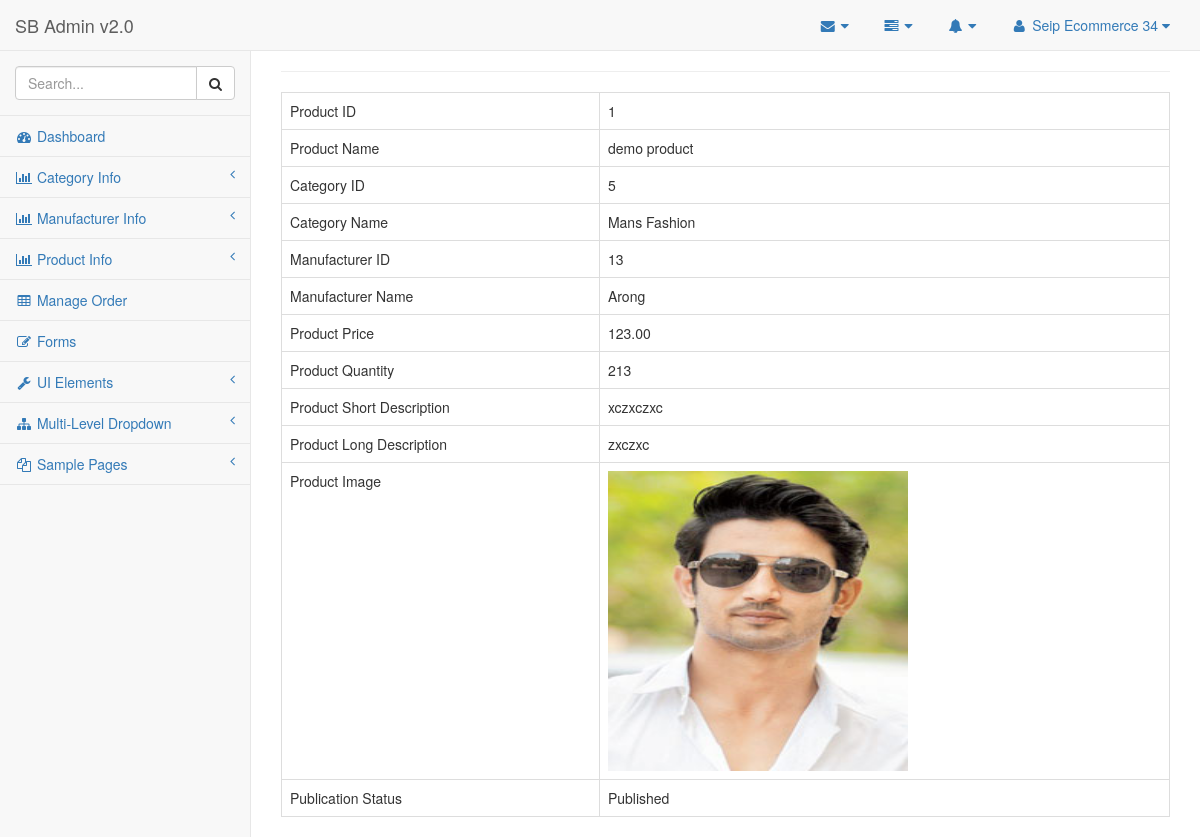
The app's page /admin/view_product.php?id=1 (signed in) with its own data.
### tables this page shows
CREATE TABLE `tbl_product` (
  `product_id` int(11) NOT NULL,
  `product_name` varchar(100) NOT NULL,
  `category_id` int(3) NOT NULL,
  `manufacturer_id` int(3) NOT NULL,
  `product_price` float(10,2) NOT NULL,
  `product_quantity` int(5) NOT NULL,
  `product_short_description` text NOT NULL,
  `product_long_description` text NOT NULL,
  `product_image` text NOT NULL,
  `publication_status` tinyint(1) NOT NULL
);

CREATE TABLE `tbl_category` (
  `category_id` int(3) NOT NULL,
  `category_name` varchar(100) NOT NULL,
  `category_description` text NOT NULL,
  `publication_status` tinyint(1) NOT NULL DEFAULT '1'
);

CREATE TABLE `tbl_manufacturer` (
  `manufacturer_id` int(3) NOT NULL,
  `manufacturer_name` varchar(100) NOT NULL,
  `manufacturer_description` text NOT NULL,
  `publication_status` tinyint(1) NOT NULL DEFAULT '1'
);

### admin/view_product.php (called while the page is built, shortened)
<?php
include './admin_master.php';

### classes/product.php (called while the page is built, shortened)
<?php
require_once 'db_connect.php';
class Product extends Db_Connect {
    protected $link;
    public function __construct() {
        $this->link = $this->database_connection();
    }
    public function select_product_info_by_id($product_id) {
        $sql = "SELECT p.*, c.category_name, m.manufacturer_name FROM tbl_product as p, tbl_category as c, tbl_manufacturer as m WHERE p.category_id = c.category_id AND p.manufacturer_id = m.manufacturer_id AND p.product_id = '$product_id' ";
        if (mysqli_query($this->link, $sql)) {
            $query_result = mysqli_query($this->link, $sql);
            return $query_result;
        } else {
            die('Query problem' . mysqli_error($this->link));
        }
    }
}

### classes/db_connect.php (called while the page is built, shortened)
<?php
class Db_Connect {
    public function database_connection() {
        $host_name = 'localhost';
        $user_name = 'root';
        $password = '';
        $db_name = 'db_seip_ecommerce34';
        $db_con = mysqli_connect($host_name, $user_name, $password, $db_name);
        return $db_con;
    }
}

### admin/pages/view_product_content.php (the view)
<?php
    $product_id = $_GET['id'];
    $query_result = $obj_product->select_product_info_by_id($product_id);
    $product_info = mysqli_fetch_assoc($query_result);
    extract($product_info);
?>
<div class="row">
    <div class="col-lg-12">
        <hr/>
        <div class="">
            <table class="table table-bordered table-hover">
                <tr>
                    <td>Product ID</td>
                    <td><?php echo $product_id; ?></td>
                </tr>
                <tr>
                    <td>Product Name</td>
                    <td><?php echo $product_name; ?></td>
                </tr>
                <tr>
                    <td>Category ID</td>
                    <td><?php echo $category_id; ?></td>
                </tr>
                <tr>
                    <td>Category Name</td>
                    <td><?php echo $category_name; ?></td>
                </tr>
                <tr>
                    <td>Manufacturer ID</td>
                    <td><?php echo $manufacturer_id; ?></td>
                </tr>
                <tr>
                    <td>Manufacturer Name</td>
                    <td><?php echo $manufacturer_name; ?></td>
                </tr>
                <tr>
                    <td>Product Price</td>
                    <td><?php echo $product_price; ?></td>
                </tr>
                <tr>
                    <td>Product Quantity</td>
                    <td><?php echo $product_quantity; ?></td>
                </tr>
                <tr>
                    <td>Product Short Description</td>
                    <td><?php echo $product_short_description; ?></td>
                </tr>
                <tr>
                    <td>Product Long Description</td>
                    <td><?php echo $product_long_description; ?></td>
                </tr>
                <tr>
                    <td>Product Image</td>
                    <td><img src="<?php echo $product_image; ?>" alt="" height="300" width="300"></td>
                </tr>
                <tr>
                    <td>Publication Status</td>
                    <td><?php
                        if($publication_status == 1 ) {
                            echo 'Published';
                        } else { echo "Unpublished"; }
                    ?></td>
                </tr>
            </table>
        </div>
    </div>
</div>

### records on screen
tbl_product: product_id "1", product_name "demo product", category "5", category.category_name "Mans Fashion", manufacturer "13", manufacturer.manufacturer_name "Arong", product_price "123.00", product_quantity "213", product_short_description "xczxczxc", product_long_description "zxczxc", product_image (picture)

### other values on screen
$_SESSION['admin_name'] "Seip Ecommerce 34"
